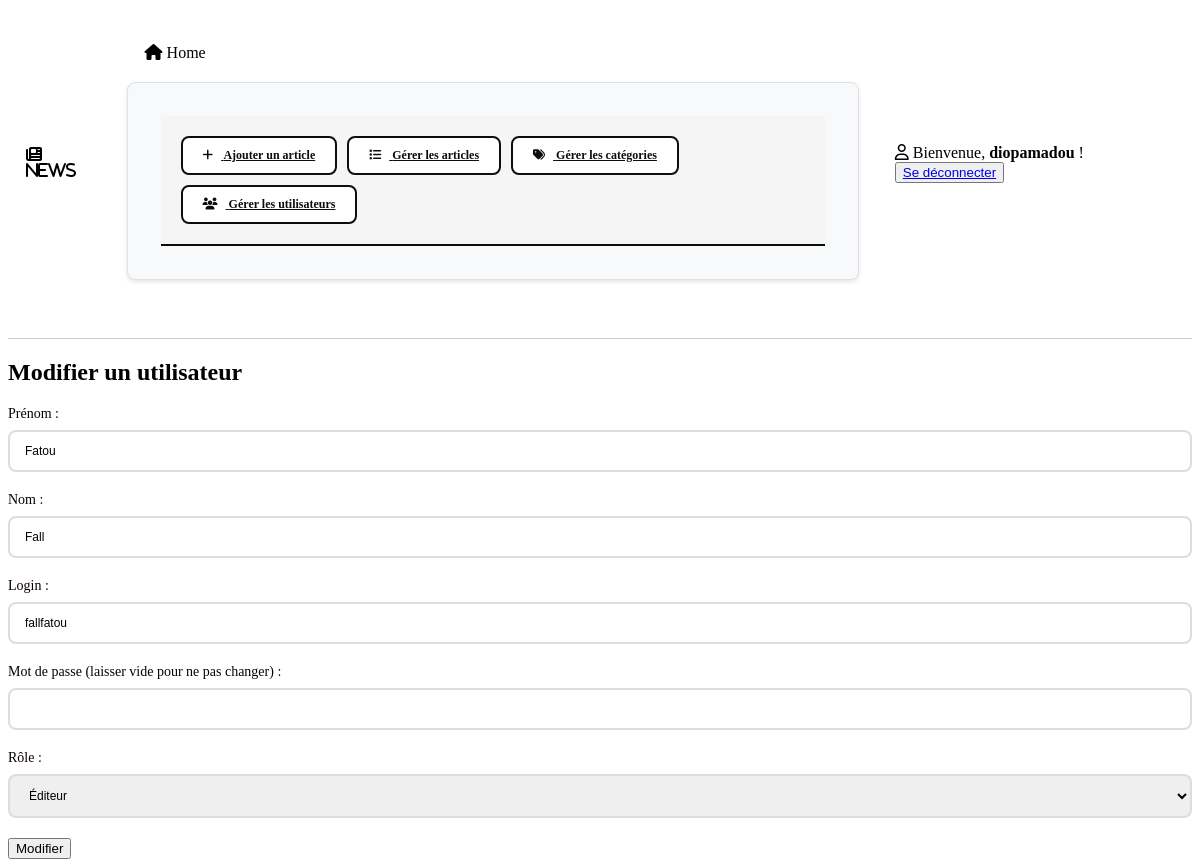
The app's page /utilisateurs/modifier.php?id=2 (signed in) with its own data.
### tables this page shows
CREATE TABLE IF NOT EXISTS utilisateurs (
    id            INT AUTO_INCREMENT PRIMARY KEY,
    nom           VARCHAR(100) NOT NULL,
    prenom        VARCHAR(100) NOT NULL,
    login         VARCHAR(100) NOT NULL UNIQUE,
    mot_de_passe  VARCHAR(255) NOT NULL,
    role          ENUM('editeur', 'administrateur') NOT NULL,
    date_creation DATETIME DEFAULT CURRENT_TIMESTAMP
);

### utilisateurs/modifier.php (the view, shortened to what this page needs)
<?php
require_once '../db.php';
require_once '../entete.php';
require_once '../menu.php';
$id = $_GET['id'];
$sql = 'SELECT * FROM utilisateurs WHERE id = :id';
$stmt = $db->prepare($sql);
$stmt->execute([':id' => $id]);
$user = $stmt->fetch();
?>
<?php if ($_SERVER['REQUEST_METHOD'] !== 'POST') { ?>
    <div class="container">
        <h2>Modifier un utilisateur</h2>
        <form action="modifier.php?id=<?php echo $id; ?>" method="POST">
            <div class="form-group">
                <label for="prenom">Prénom :</label>
                <input type="text" id="prenom" name="prenom" value="<?php echo htmlspecialchars($user['prenom']); ?>" required>
            </div>
            <div class="form-group">
                <label for="nom">Nom :</label>
                <input type="text" id="nom" name="nom" value="<?php echo htmlspecialchars($user['nom']); ?>" required>
            </div>
            <div class="form-group">
                <label for="login">Login :</label>
                <input type="text" id="login" name="login" value="<?php echo    htmlspecialchars($user['login']); ?>" required>
            </div>
            <div class="form-group">
                <label for="password">Mot de passe (laisser vide pour ne pas changer) :</label>
                <input type="password" id="password" name="password">
            </div>
            <div class="form-group">
                <label for="role">Rôle :</label>
                <select id="role" name="role" required>
                    <option value="editeur" <?php if ($user['role'] === 'editeur') echo 'selected'; ?>>Éditeur</option>
                </select>
            </div>
            <button type="submit" class="btn">Modifier</button>
        </form>
    </div>
<?php } ?>

### style.css (style rules this page uses)
.form-group { margin-bottom: 20px; }
.form-group label { display: block; margin-bottom: 8px; color: #0c0101; font-weight: 350; font-size: 14px; }
.form-group input, .form-group select { width: 100%; padding: 12px 15px; border: 2px solid #ddd; border-radius: 8px; font-size: 12px; transition: all 0.3s ease; box-sizing: border-box; }
.form-group input[type="password"] { font-family: 'Courier New', monospace; }
.form-group { position: relative; }

### records on screen
utilisateurs: prenom "Fatou", nom "Fall", login "fallfatou", role "Éditeur"

### other values on screen
$_SESSION['user']['login'] "diopamadou"
